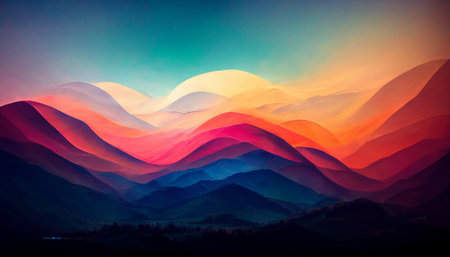
#> input picture day01/ex05/landscape.jpg, 450 x 257 px
$ python test.py
#> lines starting #> are read from the running program, lines starting #| are printed output that depends on the picture
import numpy as np
import matplotlib.pyplot as plt
from PIL import Image

# Load image
image = np.array(Image.open("landscape.jpg"))
#> image is the input picture: shape (257, 450, 3); mean R, G, B 98.7, 79.1, 89.1

# Apply transformations
inverted = 255 - image
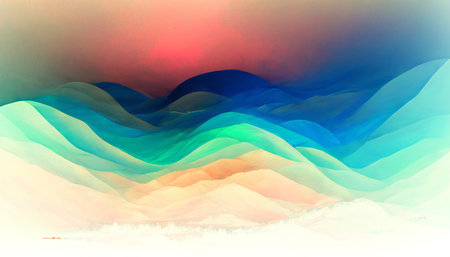
#> inverted: shape (257, 450, 3); mean R, G, B 156.3, 175.9, 165.9
grayscale = np.mean(image, axis=-1)
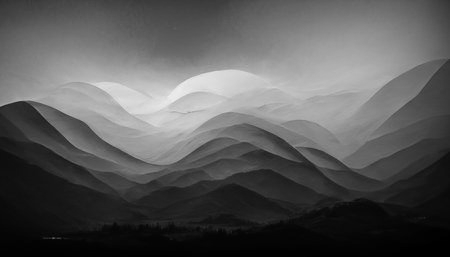
#> grayscale: shape (257, 450) float64; min 0, max 239, mean 89

# Display results
fig, axes = plt.subplots(1, 3, figsize=(15, 5))

axes[0].imshow(image.astype('uint8'))
axes[0].set_title("Original Image")
axes[0].axis("off")

axes[1].imshow(inverted.astype('uint8'))
axes[1].set_title("Inverted Colors")
axes[1].axis("off")

axes[2].imshow(grayscale, cmap='gray')
axes[2].set_title("Grayscale")
axes[2].axis("off")

plt.show()
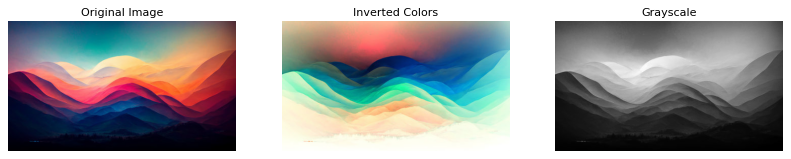
#> figure drawn by matplotlib, 3 panels
